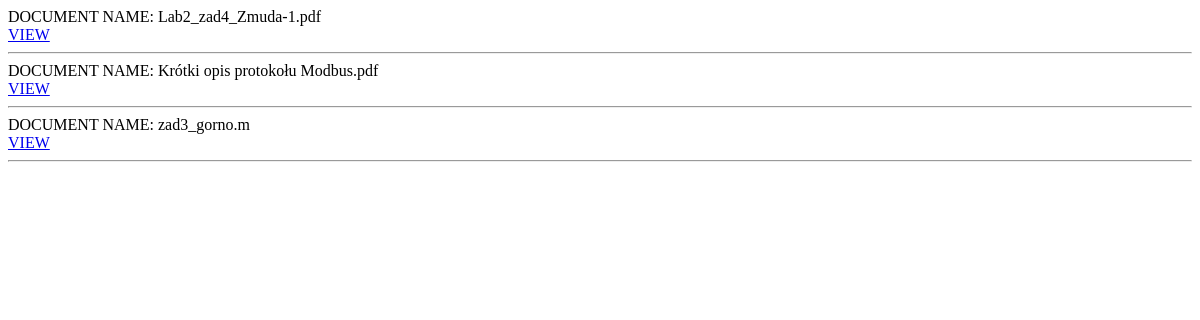
Before: /documents/ (signed in) with the older database file.
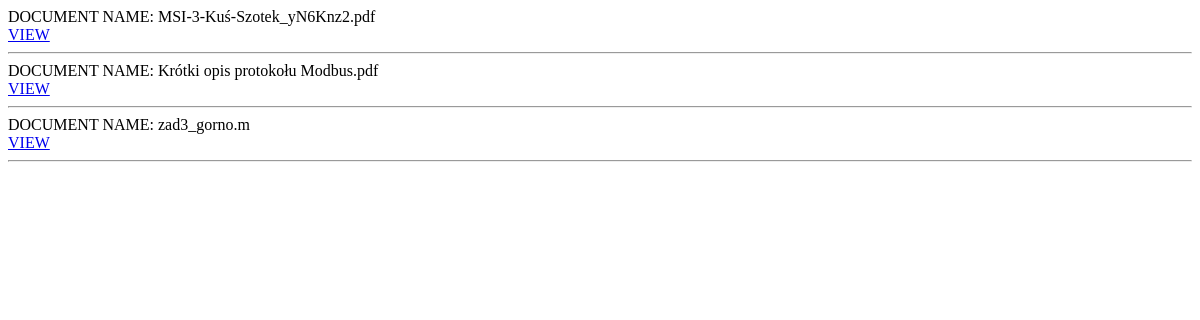
After: the same page with the newer database file.
### documents/models.py (models this page shows, shortened)
class Document(models.Model):
    type_choice = [ ('product', 'Product'),
                    ('service', 'Service'),]  # podział faktur na produkt / usługę
    status_choice = [ ('Assigned to director', 'Assigned to director'),
                      ('Waiting', 'Waiting for checks'),
                      ('Checked', 'Checked'),
                      ('Approved', 'Approved'),
                      ('Waiting for payment', 'Waiting for payment'),
                      ('Paid', 'Paid')
    ]
    title = models.CharField(max_length=250, blank=True, null=True)
    owner = models.ForeignKey(User, on_delete=models.CASCADE, null=True, blank=True) # osoba która dodała dokument
    description = models.TextField(max_length=1000, blank=True, null=True) # opis dokumentu
    created = models.DateTimeField(auto_now_add=True) # czas i data stworzenia
    approved_director = models.BooleanField(default=False, null=True, blank=True, choices=((False, 'No'), (True,'Yes'))) # czy została zatwierdzona przez dyrektora
    approved_pm = models.BooleanField(default=False, null=True, blank=True, choices=((False, 'No'), (True,'Yes'))) # czy została zatwierdzona przez project menagera
    document_file = models.FileField(null=True, blank=True) # plik dokumentu
    type = models.CharField(max_length=30, null=True, blank=True, choices=type_choice) # rodzaj faktury
    status = models.CharField(max_length=50, null=True, blank=True, choices=status_choice) # obecny status dokumentu

### documents/views.py (the view)
# urls.py: path('', DocumentListView, name='document-list'),
def DocumentListView(request):
    if not request.user.is_authenticated:
        return redirect('login')
    documents = Document.objects.all()
    context = {'documents' : documents}
    return render(request, 'documents/document_list.html', context)

### documents/templates/documents/document_list.html
{% for document in documents %}
    DOCUMENT NAME: {{document.document_file}} <br>
    <a href='{% url 'document-detail' document.id %}'> VIEW </a>
<hr>
{% endfor %}

Changed rows visible on the page:
changed Document: document_file "Lab2_zad4_Zmuda-1.pdf" → "MSI-3-Kuś-Szotek_yN6Knz2.pdf"
